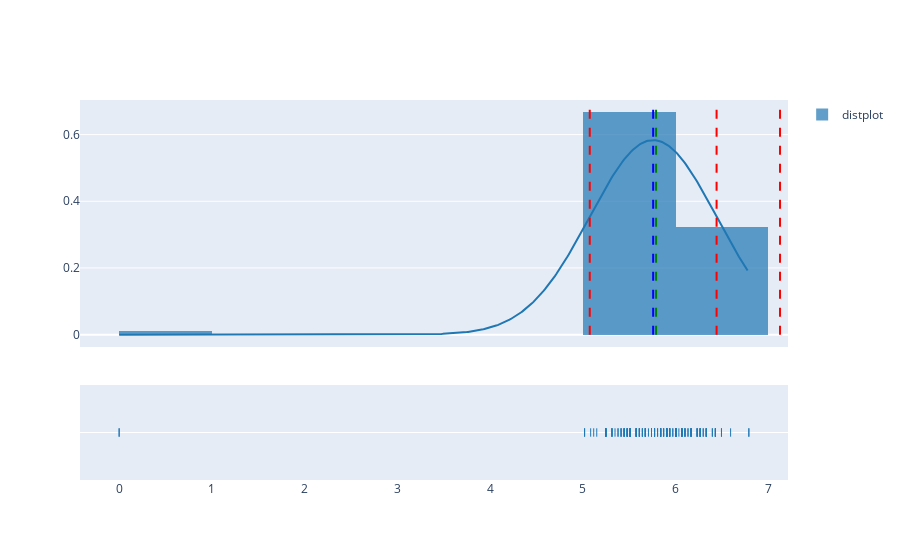

The cell this chart's notebook holds for it:
### Code cell
df_bell = df_orig
df['height']=df['height'].fillna(0)
mean_val = np.mean((df_bell['height']))
std_val = np.std((df_bell['height']))
median_val = np.median((df_bell['height']))
print(str.format("mean:{},std:{},median:{}",mean_val, std_val, median_val))
fig = ff.create_distplot([df['height']], ['distplot'], curve_type='normal', histnorm='probability density')
fig.add_shape(type='line',x0=mean_val,x1=mean_val,y0=0,y1=0.7,xref='x',yref='y',line=dict(color='blue', dash='dash'))
fig.add_shape(type='line',x0=median_val,x1=median_val,y0=0,y1=0.7,xref='x',yref='y',line=dict(color='green', dash='dash'))
fig.add_shape(type='line',x0=mean_val+std_val,x1=mean_val+std_val,y0=0,y1=0.7,xref='x',yref='y',line=dict(color='red', dash='dash'))
fig.add_shape(type='line',x0=mean_val+(std_val + std_val),x1=mean_val+(std_val + std_val),y0=0,y1=0.7,xref='x',yref='y',line=dict(color='red', dash='dash'))
fig.add_shape(type='line',x0=mean_val-std_val,x1=mean_val-std_val,y0=0,y1=0.7,xref='x',yref='y',line=dict(color='red', dash='dash'))
fig.show()

### Figure 1 — Plotly figure (JSON) as saved in the notebook; plotly's stock layout.template omitted (floating-point values rounded to 4 significant figures; data arrays with more than 128 entries replaced by an {"elided": "..."} marker saying what was removed)
{"data": [{"autobinx": false, "histnorm": "probability density", "legendgroup": "distplot", "marker": {"color": "rgb(31, 119, 180)"}, "name": "distplot", "opacity": 0.7, "type": "histogram", "x": {"elided": "192 float values"}, "xaxis": "x", "xbins": {"end": 6.79, "size": 1, "start": 0}, "yaxis": "y"}, {"legendgroup": "distplot", "marker": {"color": "rgb(31, 119, 180)"}, "mode": "lines", "name": "distplot", "showlegend": false, "type": "scatter", "x": {"elided": "500 float values"}, "xaxis": "x", "y": {"elided": "500 float values"}, "yaxis": "y"}, {"legendgroup": "distplot", "marker": {"color": "rgb(31, 119, 180)", "symbol": "line-ns-open"}, "mode": "markers", "name": "distplot", "showlegend": false, "type": "scatter", "x": {"elided": "192 float values"}, "xaxis": "x", "y": {"elided": "192 str values"}, "yaxis": "y2"}], "layout": {"barmode": "overlay", "hovermode": "closest", "legend": {"traceorder": "reversed"}, "shapes": [{"line": {"color": "blue", "dash": "dash"}, "type": "line", "x0": 5.758, "x1": 5.758, "xref": "x", "y0": 0, "y1": 0.7, "yref": "y"}, {"line": {"color": "green", "dash": "dash"}, "type": "line", "x0": 5.789, "x1": 5.789, "xref": "x", "y0": 0, "y1": 0.7, "yref": "y"}, {"line": {"color": "red", "dash": "dash"}, "type": "line", "x0": 6.442, "x1": 6.442, "xref": "x", "y0": 0, "y1": 0.7, "yref": "y"}, {"line": {"color": "red", "dash": "dash"}, "type": "line", "x0": 7.125, "x1": 7.125, "xref": "x", "y0": 0, "y1": 0.7, "yref": "y"}, {"line": {"color": "red", "dash": "dash"}, "type": "line", "x0": 5.074, "x1": 5.074, "xref": "x", "y0": 0, "y1": 0.7, "yref": "y"}], "xaxis": {"anchor": "y2", "domain": [0, 1], "zeroline": false}, "yaxis": {"anchor": "free", "domain": [0.35, 1], "position": 0}, "yaxis2": {"anchor": "x", "domain": [0, 0.25], "dtick": 1, "showticklabels": false}}}
